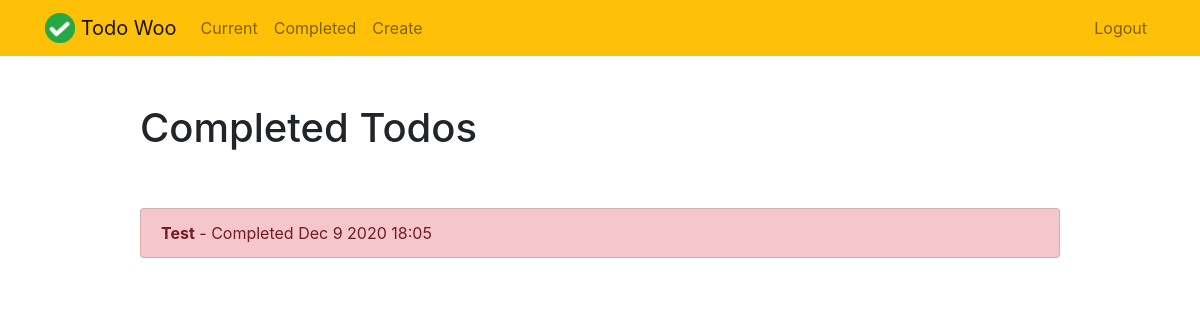
The app's page /completed/ (signed in), older data.
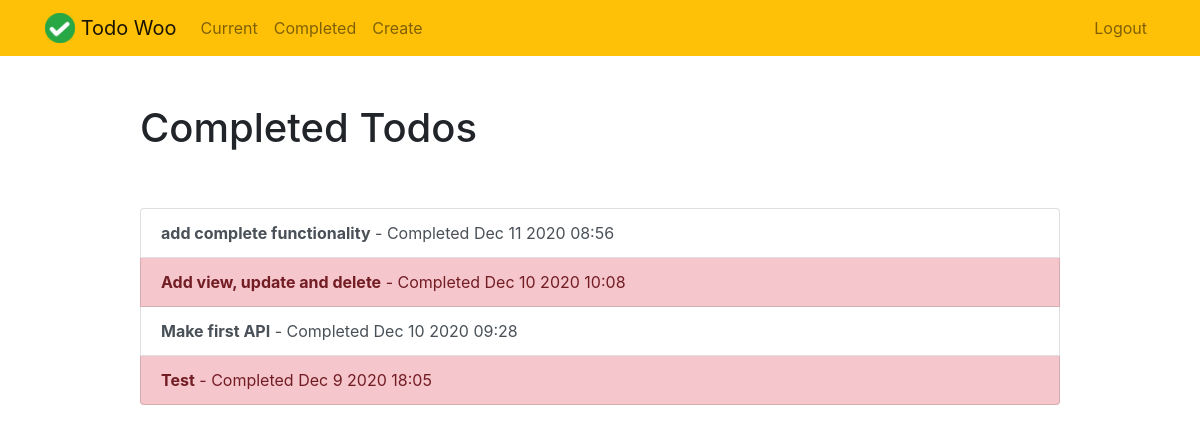
The same page, newer data.
### todo/models.py (models this page shows, shortened)
class Todo(models.Model):
    title = models.CharField(max_length=100)
    memo = models.TextField(blank=True)
    created = models.DateTimeField(auto_now_add=True)
    datecompleted = models.DateTimeField(null=True, blank=True)
    important = models.BooleanField(default=False)
    user = models.ForeignKey(User, on_delete=models.CASCADE)

### todo/views.py (the view)
# urls.py: path('completed/', views.completedtodos, name='completedtodos'),
@login_required
def completedtodos(request):
    todos = Todo.objects.filter(user=request.user, datecompleted__isnull=False).order_by('-datecompleted')
    return render(request, 'todo/completedtodos.html', {'todos':todos})

### todo/templates/todo/completedtodos.html
{% extends "todo/base.html" %}
{% block content %}
    <div class="row justify-content-center mt-5">
        <div class="col-md-10">
            <h1>Completed Todos</h1>
        </div>
    </div>
    <div class="row justify-content-center mt-5">
        <div class="col-md-10">
            <div class="list-group">
                {% for todo in todos %}
                    <a href="{% url 'viewtodo' todo.id %}" class="list-group-item list-group-item-action{% if todo.important %} list-group-item-danger{% endif %}"><b>{{ todo.title }}</b> - Completed {{ todo.datecompleted|date:'M j Y H:i' }}</a>
                {% endfor %}
            </div>
        </div>
    </div>
{% endblock %}

### todo/templates/todo/base.html (shortened to what this page needs)
{% load static %}
<!doctype html>
<html lang="en">
<head>
    <link rel="stylesheet" href="https://stackpath.bootstrapcdn.com/bootstrap/4.4.1/css/bootstrap.min.css">
</head>
<body>
<nav class="navbar navbar-expand-md navbar-light bg-warning">
<div class="container">
    <a class="navbar-brand" href="{% url 'home' %}">
         <img src="{% static 'todo/logo.png' %}" width="30" height="30" class="d-inline-block align-top">
        <span>Todo Woo</span>
    </a>
    <div class="collapse navbar-collapse" id="navbarNav">
    {% if user.is_authenticated %}
        <ul class="navbar-nav mr-auto">
                <li class="nav-item {{ current }}">
                    <a class="nav-link" href="{% url 'currenttodos' %}">Current</a>
                </li>
                <li class="nav-item {{ completed }}">
                    <a class="nav-link" href="{% url 'completedtodos' %}">Completed</a>
                </li>
                <li class="nav-item {{ create }}">
                    <a class="nav-link" href="{% url 'createtodo' %}">Create</a>
                </li>
        </ul>
    {% endif %}
    <ul class="navbar-nav ml-auto">
            {% if user.is_authenticated %}
                <li class="nav-item">
                    <a href="#" onclick="$('#signOutBtn').click()" class="nav-link">Logout</a>
                </li>
            {% endif %}
        </ul>
    </div>
</div>
</nav>
<div class="container">
{% block content %}{% endblock %}
</div>
</body>
</html>

Row changes from the older to the newer data that the page shows:
added Todo: title "add complete functionality", datecompleted "Dec 11 2020 08:56", important False (drawn)
added Todo: title "Add view, update and delete", datecompleted "Dec 10 2020 10:08", important True (drawn)
added Todo: title "Make first API", datecompleted "Dec 10 2020 09:28", important False (drawn)
